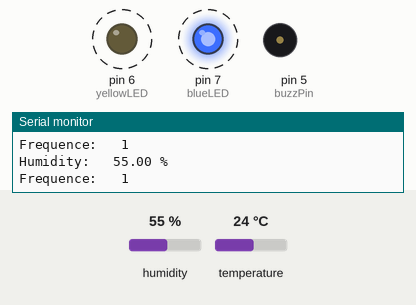
This sketch was run on a simulated Arduino Uno, built with avr-gcc and run on an emulated ATmega328P. On the bench: output pins drawn as LEDs (lit = HIGH), buzzer (waves = sounding, pin HIGH), the last lines printed to the serial monitor. Dashed ring = blinking. The inputs (shaded band) are chosen by the test bench; at power-on: humidity 55 %, temperature 24 °C.

Above: at 3.2 s.
3.3 s: humidity set to 22 %
At 3.46 s:
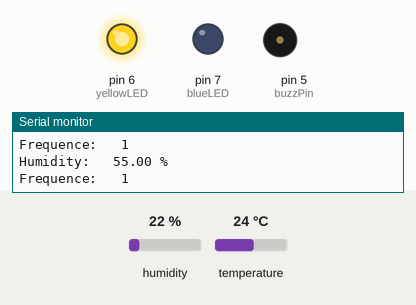
6.8 s: humidity set to 68 %
At 7.12 s:
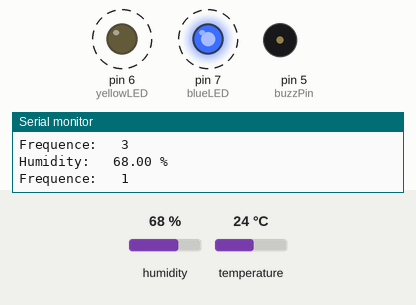
Timing chart, 0 to 16.3 s (numbered marks = the images above; inputs shaded):
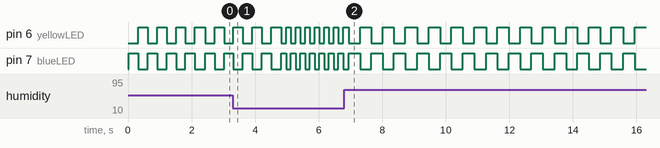

The sketch:

Arduino_Code_Humidity_Sensing.ino
```cpp
//This code uses humidity values measured by DH11 sensor to vary the frequency of blinking of two LEDs
//and activates the buzzer when the humidity value reaches 80°

# include <DHT.h>  // Include the DHT library

const int blueLED = 7;//connect the bleu LED to digital pin 7
const int yellowLED = 6;//connect the yellow LED to digital pin 6
const int buzzPin = 5;//connect buzzer to digital pin 5
const int sensorPin = 2;//connect humidity sensor to digital pin 2

DHT dht(sensorPin, DHT11); // Create DHT object

int blinkInterval = 500; // starting blink interval (1HZ)

void setup() {
  pinMode(blueLED, OUTPUT);
  pinMode(yellowLED, OUTPUT);
  pinMode(buzzPin, OUTPUT);
  Serial.begin(9600);//initialize serial communication at 9600 bits per second
  dht.begin(); // Initialize DHT sensor
}

void loop() {
  float humidity = dht.readHumidity(); // Read humidity from sensor

  if (isnan(humidity)){
    Serial.println("Failed to read humidity from DHT sensor!");
    return;
  }
  else{
    Serial.print("Humidity:   ");
    Serial.print(humidity);
    Serial.println(" %");
  }
  blinkInterval = map(humidity, 0, 100, 100, 1000); // map temperature value to blink interval range
  Serial.print("Frequence:   ");
  Serial.println(1000/blinkInterval); // printing the frequency of blinking on the serial port

  digitalWrite(blueLED, HIGH); // turn on first LED
  digitalWrite(yellowLED, LOW); // turn off second LED
  delay(blinkInterval/2); // wait for half the blink interval

  digitalWrite(blueLED, LOW); // turn off first LED
  digitalWrite(yellowLED, HIGH); // turn on second LED
  delay(blinkInterval/2); // wait for half the blink interval

  if (humidity != 80){
    digitalWrite(buzzPin, LOW);//turn off the buzzer
  }else{
    digitalWrite(buzzPin, HIGH);//turn on the buzzer
  }
}
```

Measured:
- after the input at 6.8 s, pin 6 (yellowLED), pin 7 (blueLED): alternates HIGH for 0.36 s and LOW for 0.36 s, starting after 0.50 s
